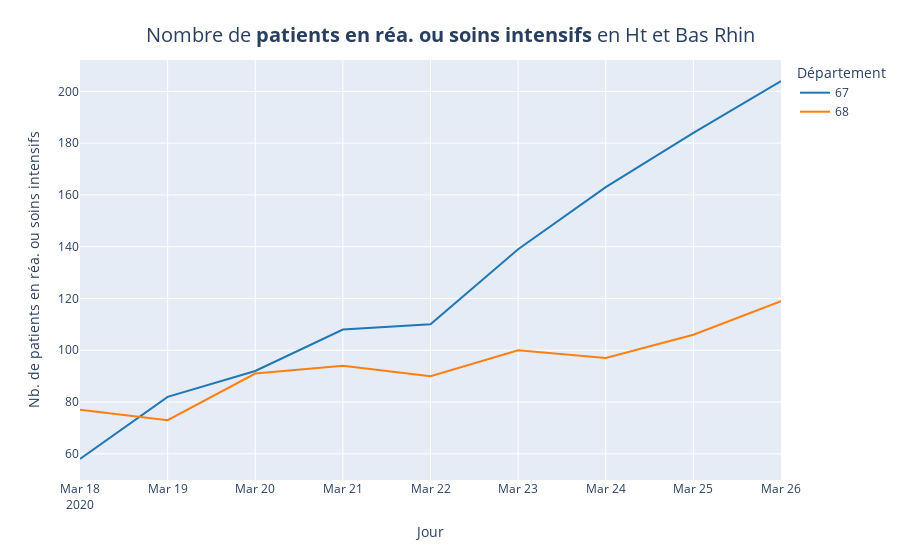

The code cell stored with this chart in its notebook:
### Code cell
df_rhin = df[df["dep"].isin(["67", "68"])]
fig = px.line(x=df_rhin['jour'], y=df_rhin['rea'], color=df_rhin["dep"], labels={'color':'Département'}, color_discrete_sequence=colors)

fig.update_layout(
    title={
                'text': "Nombre de <b>patients en réa. ou soins intensifs</b> en Ht et Bas Rhin",
                'y':0.95,
                'x':0.5,
                'xanchor': 'center',
                'yanchor': 'top'},
                titlefont = dict(
                size=20)
                 )
fig.update_xaxes(title="Jour")
fig.update_yaxes(title="Nb. de patients en réa. ou soins intensifs")
fig.write_image("images/charts/france/rea_rhin.png", scale=3, width=1100, height=700)
fig.show()

### Figure 1 — Plotly figure (JSON) as saved in the notebook; plotly's stock layout.template omitted (floating-point values rounded to 4 significant figures)
{"data": [{"hoverlabel": {"namelength": 0}, "hovertemplate": "Département=67<br>x=%{x}<br>y=%{y}", "legendgroup": "67", "line": {"color": "#1F77B4", "dash": "solid"}, "mode": "lines", "name": "67", "showlegend": true, "type": "scatter", "x": ["2020-03-18", "2020-03-19", "2020-03-20", "2020-03-21", "2020-03-22", "2020-03-23", "2020-03-24", "2020-03-25", "2020-03-26"], "xaxis": "x", "y": [58, 82, 92, 108, 110, 139, 163, 184, 204], "yaxis": "y"}, {"hoverlabel": {"namelength": 0}, "hovertemplate": "Département=68<br>x=%{x}<br>y=%{y}", "legendgroup": "68", "line": {"color": "#FF7F0E", "dash": "solid"}, "mode": "lines", "name": "68", "showlegend": true, "type": "scatter", "x": ["2020-03-18", "2020-03-19", "2020-03-20", "2020-03-21", "2020-03-22", "2020-03-23", "2020-03-24", "2020-03-25", "2020-03-26"], "xaxis": "x", "y": [77, 73, 91, 94, 90, 100, 97, 106, 119], "yaxis": "y"}], "layout": {"legend": {"title": {"text": "Département"}, "tracegroupgap": 0}, "margin": {"t": 60}, "title": {"font": {"size": 20}, "text": "Nombre de <b>patients en réa. ou soins intensifs</b> en Ht et Bas Rhin", "x": 0.5, "xanchor": "center", "y": 0.95, "yanchor": "top"}, "xaxis": {"anchor": "y", "domain": [0, 1], "title": {"text": "Jour"}}, "yaxis": {"anchor": "x", "domain": [0, 1], "title": {"text": "Nb. de patients en réa. ou soins intensifs"}}}}
